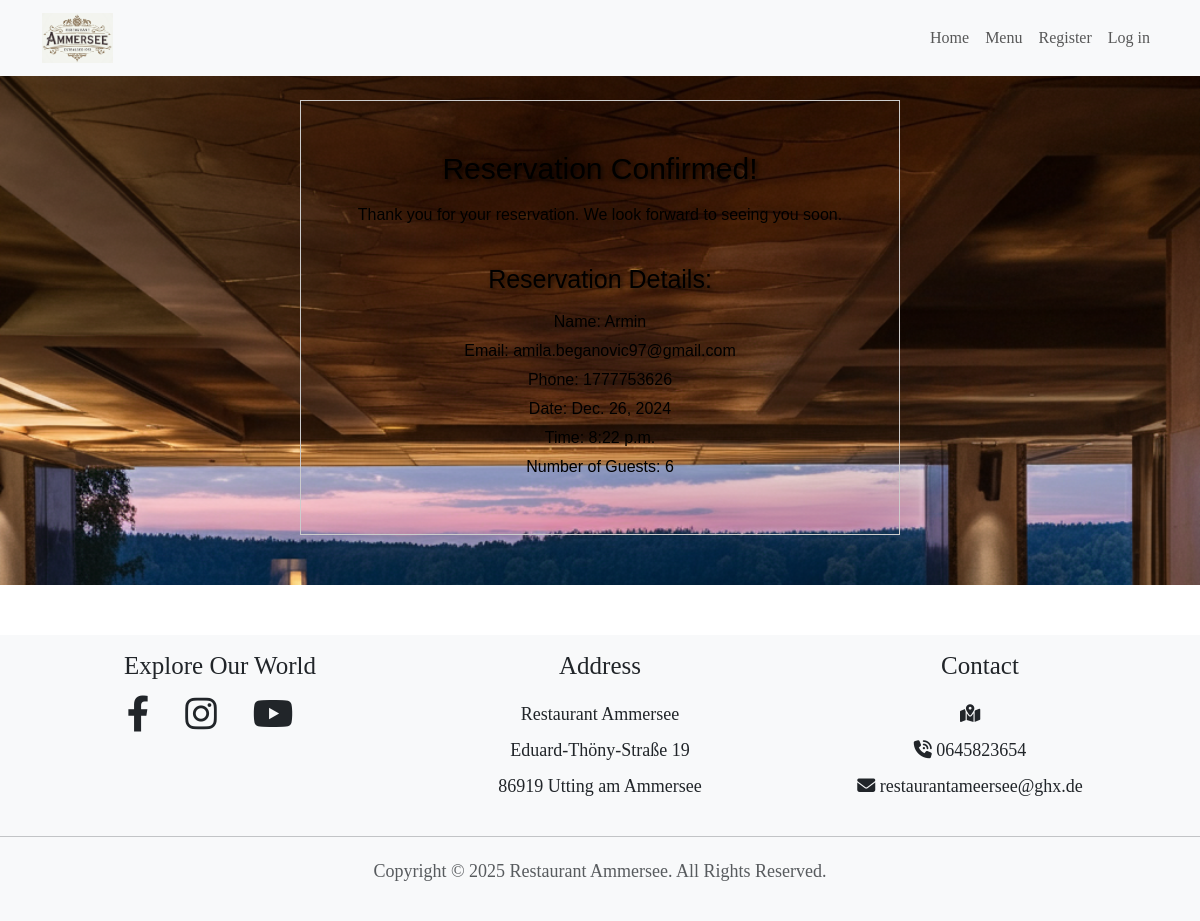
/restaurant/confirmation/31/, run on the app's committed database.
### restaurant/models.py (models this page shows, shortened)
class Reservation(models.Model):
    time = models.TimeField(blank=False, null=False)
    num_people = models.IntegerField(
        validators=[MinValueValidator(1)]  # Ensure the number of people is at least 1
    )
    name = models.CharField(max_length=200)
    email = models.EmailField(validators=[EmailValidator()], blank=True, null=True)  # Allow blank email
    phone = models.CharField(
        max_length=20, validators=[RegexValidator(r"^\+?\d{9,15}$")]  # Validate phone number format
    )
    date = models.DateField(validators=[validate_future_date])  # Use the custom validator
    user = models.ForeignKey(
        settings.AUTH_USER_MODEL, on_delete=models.CASCADE, null=True, blank=True  # Link to the User model
    )

### restaurant/views.py (the view)
def reservation_confirmation(request, reservation_id):
    reservation = get_object_or_404(
        Reservation, pk=reservation_id
    )  # Retrieve the reservation or return 404
    return render(
        request,
        "reservations/reservation_confirmation.html",
        {"reservation": reservation},
    )

### restaurant/templates/reservations/reservation_confirmation.html (shortened to what this page needs)
{% extends 'base.html' %}
{% load static %}
{% block content %}
<link rel="stylesheet" href="{% static 'css/reservations.css' %}">
<div class="reservation-confirmation">
    <h1>Reservation Confirmed!</h1>
    <p>Thank you for your reservation. We look forward to seeing you soon.</p>
    <h2>Reservation Details:</h2>
    <p>Name: {{ reservation.name }}</p>
    <p>Email: {{ reservation.email }}</p>
    <p>Phone: {{ reservation.phone }}</p>
    <p>Date: {{ reservation.date }}</p>
    <p>Time: {{ reservation.time }}</p>
    <p>Number of Guests: {{ reservation.num_people }}</p>
</div>
{% endblock %}

### staticfiles/css/style.css (style rules this page uses)
html, body { width: 100%; margin: 0; font-family: 'Playfair Display', serif; display: flex; flex-direction: column; min-height: 100vh; gap: 50px; }

### staticfiles/css/reservations.css (style rules this page uses)
.reservation-confirmation { display: flex; flex-direction: column; align-items: center; text-align: center; font-family: Arial, sans-serif; padding: 50px; margin: 50px auto; width: 50%; border: 1px solid #ccc; color: black; }
.reservation-confirmation h1 { font-size: 30px; margin-bottom: 1rem; text-shadow: 2px 2px 4px rgba(0, 0, 0, 0.7); }
.reservation-confirmation h2 { font-size: 25px; margin-bottom: 1rem; margin-top: 2rem; text-shadow: 2px 2px 4px rgba(0, 0, 0, 0.7); }
.reservation-confirmation p { margin-bottom: 5px; }

### data on the page
Reservation: name "Armin", email "amila.beganovic97@gmail.com", phone "1777753626", date "Dec. 26, 2024", time "8:22 p.m.", num_people "6"
